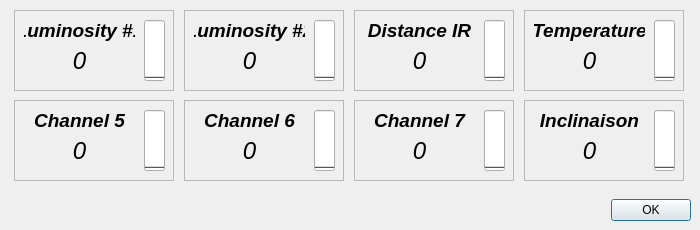
<?xml version="1.0" encoding="UTF-8"?>
<ui version="4.0">
 <class>Dialog</class>
 <widget class="QDialog" name="Dialog">
  <property name="windowModality">
   <enum>Qt::NonModal</enum>
  </property>
  <property name="geometry">
   <rect>
    <x>0</x>
    <y>0</y>
    <width>700</width>
    <height>230</height>
   </rect>
  </property>
  <property name="minimumSize">
   <size>
    <width>700</width>
    <height>230</height>
   </size>
  </property>
  <property name="maximumSize">
   <size>
    <width>700</width>
    <height>230</height>
   </size>
  </property>
  <property name="windowTitle">
   <string>Sensors</string>
  </property>
  <property name="modal">
   <bool>false</bool>
  </property>
  <widget class="QDialogButtonBox" name="buttonBox">
   <property name="geometry">
    <rect>
     <x>370</x>
     <y>190</y>
     <width>321</width>
     <height>41</height>
    </rect>
   </property>
   <property name="orientation">
    <enum>Qt::Horizontal</enum>
   </property>
   <property name="standardButtons">
    <set>QDialogButtonBox::Ok</set>
   </property>
  </widget>
  <widget class="QWidget" name="horizontalLayoutWidget">
   <property name="geometry">
    <rect>
     <x>10</x>
     <y>10</y>
     <width>681</width>
     <height>81</height>
    </rect>
   </property>
   <layout class="QHBoxLayout" name="horizontalLayout">
    <item>
     <widget class="QFrame" name="frame">
      <property name="maximumSize">
       <size>
        <width>160</width>
        <height>16777215</height>
       </size>
      </property>
      <property name="frameShape">
       <enum>QFrame::StyledPanel</enum>
      </property>
      <property name="frameShadow">
       <enum>QFrame::Plain</enum>
      </property>
      <widget class="QLabel" name="label">
       <property name="geometry">
        <rect>
         <x>10</x>
         <y>0</y>
         <width>111</width>
         <height>41</height>
        </rect>
       </property>
       <property name="font">
        <font>
         <pointsize>14</pointsize>
         <weight>75</weight>
         <italic>true</italic>
         <bold>true</bold>
         <underline>false</underline>
        </font>
       </property>
       <property name="text">
        <string>Luminosity #1</string>
       </property>
       <property name="alignment">
        <set>Qt::AlignCenter</set>
       </property>
      </widget>
      <widget class="QLabel" name="label_ch1">
       <property name="geometry">
        <rect>
         <x>10</x>
         <y>30</y>
         <width>111</width>
         <height>41</height>
        </rect>
       </property>
       <property name="font">
        <font>
         <pointsize>18</pointsize>
         <weight>50</weight>
         <italic>true</italic>
         <bold>false</bold>
        </font>
       </property>
       <property name="text">
        <string>0</string>
       </property>
       <property name="alignment">
        <set>Qt::AlignCenter</set>
       </property>
      </widget>
      <widget class="QProgressBar" name="progressBar_ch1">
       <property name="geometry">
        <rect>
         <x>130</x>
         <y>10</y>
         <width>21</width>
         <height>61</height>
        </rect>
       </property>
       <property name="sizePolicy">
        <sizepolicy hsizetype="Fixed" vsizetype="Expanding">
         <horstretch>0</horstretch>
         <verstretch>0</verstretch>
        </sizepolicy>
       </property>
       <property name="value">
        <number>0</number>
       </property>
       <property name="alignment">
        <set>Qt::AlignCenter</set>
       </property>
       <property name="textVisible">
        <bool>false</bool>
       </property>
       <property name="orientation">
        <enum>Qt::Vertical</enum>
       </property>
       <property name="invertedAppearance">
        <bool>false</bool>
       </property>
       <property name="textDirection">
        <enum>QProgressBar::TopToBottom</enum>
       </property>
      </widget>
     </widget>
    </item>
    <item>
     <widget class="QFrame" name="frame_2">
      <property name="maximumSize">
       <size>
        <width>160</width>
        <height>16777215</height>
       </size>
      </property>
      <property name="frameShape">
       <enum>QFrame::StyledPanel</enum>
      </property>
      <property name="frameShadow">
       <enum>QFrame::Plain</enum>
      </property>
      <widget class="QLabel" name="label_2">
       <property name="geometry">
        <rect>
         <x>10</x>
         <y>0</y>
         <width>111</width>
         <height>41</height>
        </rect>
       </property>
       <property name="font">
        <font>
         <pointsize>14</pointsize>
         <weight>75</weight>
         <italic>true</italic>
         <bold>true</bold>
         <underline>false</underline>
        </font>
       </property>
       <property name="text">
        <string>Luminosity #2</string>
       </property>
       <property name="alignment">
        <set>Qt::AlignCenter</set>
       </property>
      </widget>
      <widget class="QLabel" name="label_ch2">
       <property name="geometry">
        <rect>
         <x>10</x>
         <y>30</y>
         <width>111</width>
         <height>41</height>
        </rect>
       </property>
       <property name="font">
        <font>
         <pointsize>18</pointsize>
         <weight>50</weight>
         <italic>true</italic>
         <bold>false</bold>
        </font>
       </property>
       <property name="text">
        <string>0</string>
       </property>
       <property name="alignment">
        <set>Qt::AlignCenter</set>
       </property>
      </widget>
      <widget class="QProgressBar" name="progressBar_ch2">
       <property name="geometry">
        <rect>
         <x>130</x>
         <y>10</y>
         <width>21</width>
         <height>61</height>
        </rect>
       </property>
       <property name="sizePolicy">
        <sizepolicy hsizetype="Fixed" vsizetype="Expanding">
         <horstretch>0</horstretch>
         <verstretch>0</verstretch>
        </sizepolicy>
       </property>
       <property name="value">
        <number>0</number>
       </property>
       <property name="alignment">
        <set>Qt::AlignCenter</set>
       </property>
       <property name="textVisible">
        <bool>false</bool>
       </property>
       <property name="orientation">
        <enum>Qt::Vertical</enum>
       </property>
       <property name="invertedAppearance">
        <bool>false</bool>
       </property>
       <property name="textDirection">
        <enum>QProgressBar::TopToBottom</enum>
       </property>
      </widget>
     </widget>
    </item>
    <item>
     <widget class="QFrame" name="frame_3">
      <property name="maximumSize">
       <size>
        <width>160</width>
        <height>16777215</height>
       </size>
      </property>
      <property name="frameShape">
       <enum>QFrame::StyledPanel</enum>
      </property>
      <property name="frameShadow">
       <enum>QFrame::Plain</enum>
      </property>
      <widget class="QLabel" name="label_3">
       <property name="geometry">
        <rect>
         <x>10</x>
         <y>0</y>
         <width>111</width>
         <height>41</height>
        </rect>
       </property>
       <property name="font">
        <font>
         <pointsize>14</pointsize>
         <weight>75</weight>
         <italic>true</italic>
         <bold>true</bold>
         <underline>false</underline>
        </font>
       </property>
       <property name="text">
        <string>Distance IR</string>
       </property>
       <property name="alignment">
        <set>Qt::AlignCenter</set>
       </property>
      </widget>
      <widget class="QLabel" name="label_ch3">
       <property name="geometry">
        <rect>
         <x>10</x>
         <y>30</y>
         <width>111</width>
         <height>41</height>
        </rect>
       </property>
       <property name="font">
        <font>
         <pointsize>18</pointsize>
         <weight>50</weight>
         <italic>true</italic>
         <bold>false</bold>
        </font>
       </property>
       <property name="text">
        <string>0</string>
       </property>
       <property name="alignment">
        <set>Qt::AlignCenter</set>
       </property>
      </widget>
      <widget class="QProgressBar" name="progressBar_ch3">
       <property name="geometry">
        <rect>
         <x>130</x>
         <y>10</y>
         <width>21</width>
         <height>61</height>
        </rect>
       </property>
       <property name="sizePolicy">
        <sizepolicy hsizetype="Fixed" vsizetype="Expanding">
         <horstretch>0</horstretch>
         <verstretch>0</verstretch>
        </sizepolicy>
       </property>
       <property name="value">
        <number>0</number>
       </property>
       <property name="alignment">
        <set>Qt::AlignCenter</set>
       </property>
       <property name="textVisible">
        <bool>false</bool>
       </property>
       <property name="orientation">
        <enum>Qt::Vertical</enum>
       </property>
       <property name="invertedAppearance">
        <bool>false</bool>
       </property>
       <property name="textDirection">
        <enum>QProgressBar::TopToBottom</enum>
       </property>
      </widget>
     </widget>
    </item>
    <item>
     <widget class="QFrame" name="frame_4">
      <property name="maximumSize">
       <size>
        <width>160</width>
        <height>16777215</height>
       </size>
      </property>
      <property name="frameShape">
       <enum>QFrame::StyledPanel</enum>
      </property>
      <property name="frameShadow">
       <enum>QFrame::Plain</enum>
      </property>
      <widget class="QLabel" name="label_4">
       <property name="geometry">
        <rect>
         <x>10</x>
         <y>0</y>
         <width>111</width>
         <height>41</height>
        </rect>
       </property>
       <property name="font">
        <font>
         <pointsize>14</pointsize>
         <weight>75</weight>
         <italic>true</italic>
         <bold>true</bold>
         <underline>false</underline>
        </font>
       </property>
       <property name="text">
        <string>Temperature</string>
       </property>
       <property name="alignment">
        <set>Qt::AlignCenter</set>
       </property>
      </widget>
      <widget class="QLabel" name="label_ch4">
       <property name="geometry">
        <rect>
         <x>10</x>
         <y>30</y>
         <width>111</width>
         <height>41</height>
        </rect>
       </property>
       <property name="font">
        <font>
         <pointsize>18</pointsize>
         <weight>50</weight>
         <italic>true</italic>
         <bold>false</bold>
        </font>
       </property>
       <property name="text">
        <string>0</string>
       </property>
       <property name="alignment">
        <set>Qt::AlignCenter</set>
       </property>
      </widget>
      <widget class="QProgressBar" name="progressBar_ch4">
       <property name="geometry">
        <rect>
         <x>130</x>
         <y>10</y>
         <width>21</width>
         <height>61</height>
        </rect>
       </property>
       <property name="sizePolicy">
        <sizepolicy hsizetype="Fixed" vsizetype="Expanding">
         <horstretch>0</horstretch>
         <verstretch>0</verstretch>
        </sizepolicy>
       </property>
       <property name="value">
        <number>0</number>
       </property>
       <property name="alignment">
        <set>Qt::AlignCenter</set>
       </property>
       <property name="textVisible">
        <bool>false</bool>
       </property>
       <property name="orientation">
        <enum>Qt::Vertical</enum>
       </property>
       <property name="invertedAppearance">
        <bool>false</bool>
       </property>
       <property name="textDirection">
        <enum>QProgressBar::TopToBottom</enum>
       </property>
      </widget>
     </widget>
    </item>
   </layout>
  </widget>
  <widget class="QWidget" name="horizontalLayoutWidget_2">
   <property name="geometry">
    <rect>
     <x>10</x>
     <y>100</y>
     <width>681</width>
     <height>81</height>
    </rect>
   </property>
   <layout class="QHBoxLayout" name="horizontalLayout_2">
    <item>
     <widget class="QFrame" name="frame_5">
      <property name="maximumSize">
       <size>
        <width>160</width>
        <height>16777215</height>
       </size>
      </property>
      <property name="frameShape">
       <enum>QFrame::StyledPanel</enum>
      </property>
      <property name="frameShadow">
       <enum>QFrame::Plain</enum>
      </property>
      <widget class="QLabel" name="label_5">
       <property name="geometry">
        <rect>
         <x>10</x>
         <y>0</y>
         <width>111</width>
         <height>41</height>
        </rect>
       </property>
       <property name="font">
        <font>
         <pointsize>14</pointsize>
         <weight>75</weight>
         <italic>true</italic>
         <bold>true</bold>
         <underline>false</underline>
        </font>
       </property>
       <property name="text">
        <string>Channel 5</string>
       </property>
       <property name="alignment">
        <set>Qt::AlignCenter</set>
       </property>
      </widget>
      <widget class="QLabel" name="label_ch5">
       <property name="geometry">
        <rect>
         <x>10</x>
         <y>30</y>
         <width>111</width>
         <height>41</height>
        </rect>
       </property>
       <property name="font">
        <font>
         <pointsize>18</pointsize>
         <weight>50</weight>
         <italic>true</italic>
         <bold>false</bold>
        </font>
       </property>
       <property name="text">
        <string>0</string>
       </property>
       <property name="alignment">
        <set>Qt::AlignCenter</set>
       </property>
      </widget>
      <widget class="QProgressBar" name="progressBar_ch5">
       <property name="geometry">
        <rect>
         <x>130</x>
         <y>10</y>
         <width>21</width>
         <height>61</height>
        </rect>
       </property>
       <property name="sizePolicy">
        <sizepolicy hsizetype="Fixed" vsizetype="Expanding">
         <horstretch>0</horstretch>
         <verstretch>0</verstretch>
        </sizepolicy>
       </property>
       <property name="value">
        <number>0</number>
       </property>
       <property name="alignment">
        <set>Qt::AlignCenter</set>
       </property>
       <property name="textVisible">
        <bool>false</bool>
       </property>
       <property name="orientation">
        <enum>Qt::Vertical</enum>
       </property>
       <property name="invertedAppearance">
        <bool>false</bool>
       </property>
       <property name="textDirection">
        <enum>QProgressBar::TopToBottom</enum>
       </property>
      </widget>
     </widget>
    </item>
    <item>
     <widget class="QFrame" name="frame_6">
      <property name="maximumSize">
       <size>
        <width>160</width>
        <height>16777215</height>
       </size>
      </property>
      <property name="frameShape">
       <enum>QFrame::StyledPanel</enum>
      </property>
      <property name="frameShadow">
       <enum>QFrame::Plain</enum>
      </property>
      <widget class="QLabel" name="label_6">
       <property name="geometry">
        <rect>
         <x>10</x>
         <y>0</y>
         <width>111</width>
         <height>41</height>
        </rect>
       </property>
       <property name="font">
        <font>
         <pointsize>14</pointsize>
         <weight>75</weight>
         <italic>true</italic>
         <bold>true</bold>
         <underline>false</underline>
        </font>
       </property>
       <property name="text">
        <string>Channel 6</string>
       </property>
       <property name="alignment">
        <set>Qt::AlignCenter</set>
       </property>
      </widget>
      <widget class="QLabel" name="label_ch6">
       <property name="geometry">
        <rect>
         <x>10</x>
         <y>30</y>
         <width>111</width>
         <height>41</height>
        </rect>
       </property>
       <property name="font">
        <font>
         <pointsize>18</pointsize>
         <weight>50</weight>
         <italic>true</italic>
         <bold>false</bold>
        </font>
       </property>
       <property name="text">
        <string>0</string>
       </property>
       <property name="alignment">
        <set>Qt::AlignCenter</set>
       </property>
      </widget>
      <widget class="QProgressBar" name="progressBar_ch6">
       <property name="geometry">
        <rect>
         <x>130</x>
         <y>10</y>
         <width>21</width>
         <height>61</height>
        </rect>
       </property>
       <property name="sizePolicy">
        <sizepolicy hsizetype="Fixed" vsizetype="Expanding">
         <horstretch>0</horstretch>
         <verstretch>0</verstretch>
        </sizepolicy>
       </property>
       <property name="value">
        <number>0</number>
       </property>
       <property name="alignment">
        <set>Qt::AlignCenter</set>
       </property>
       <property name="textVisible">
        <bool>false</bool>
       </property>
       <property name="orientation">
        <enum>Qt::Vertical</enum>
       </property>
       <property name="invertedAppearance">
        <bool>false</bool>
       </property>
       <property name="textDirection">
        <enum>QProgressBar::TopToBottom</enum>
       </property>
      </widget>
     </widget>
    </item>
    <item>
     <widget class="QFrame" name="frame_7">
      <property name="maximumSize">
       <size>
        <width>160</width>
        <height>16777215</height>
       </size>
      </property>
      <property name="frameShape">
       <enum>QFrame::StyledPanel</enum>
      </property>
      <property name="frameShadow">
       <enum>QFrame::Plain</enum>
      </property>
      <widget class="QLabel" name="label_7">
       <property name="geometry">
        <rect>
         <x>10</x>
         <y>0</y>
         <width>111</width>
         <height>41</height>
        </rect>
       </property>
       <property name="font">
        <font>
         <pointsize>14</pointsize>
         <weight>75</weight>
         <italic>true</italic>
         <bold>true</bold>
         <underline>false</underline>
        </font>
       </property>
       <property name="text">
        <string>Channel 7</string>
       </property>
       <property name="alignment">
        <set>Qt::AlignCenter</set>
       </property>
      </widget>
      <widget class="QLabel" name="label_ch7">
       <property name="geometry">
        <rect>
         <x>10</x>
         <y>30</y>
         <width>111</width>
         <height>41</height>
        </rect>
       </property>
       <property name="font">
        <font>
         <pointsize>18</pointsize>
         <weight>50</weight>
         <italic>true</italic>
         <bold>false</bold>
        </font>
       </property>
       <property name="text">
        <string>0</string>
       </property>
       <property name="alignment">
        <set>Qt::AlignCenter</set>
       </property>
      </widget>
      <widget class="QProgressBar" name="progressBar_ch7">
       <property name="geometry">
        <rect>
         <x>130</x>
         <y>10</y>
         <width>21</width>
         <height>61</height>
        </rect>
       </property>
       <property name="sizePolicy">
        <sizepolicy hsizetype="Fixed" vsizetype="Expanding">
         <horstretch>0</horstretch>
         <verstretch>0</verstretch>
        </sizepolicy>
       </property>
       <property name="value">
        <number>0</number>
       </property>
       <property name="alignment">
        <set>Qt::AlignCenter</set>
       </property>
       <property name="textVisible">
        <bool>false</bool>
       </property>
       <property name="orientation">
        <enum>Qt::Vertical</enum>
       </property>
       <property name="invertedAppearance">
        <bool>false</bool>
       </property>
       <property name="textDirection">
        <enum>QProgressBar::TopToBottom</enum>
       </property>
      </widget>
     </widget>
    </item>
    <item>
     <widget class="QFrame" name="frame_8">
      <property name="maximumSize">
       <size>
        <width>160</width>
        <height>16777215</height>
       </size>
      </property>
      <property name="frameShape">
       <enum>QFrame::StyledPanel</enum>
      </property>
      <property name="frameShadow">
       <enum>QFrame::Plain</enum>
      </property>
      <widget class="QLabel" name="label_8">
       <property name="geometry">
        <rect>
         <x>10</x>
         <y>0</y>
         <width>111</width>
         <height>41</height>
        </rect>
       </property>
       <property name="font">
        <font>
         <pointsize>14</pointsize>
         <weight>75</weight>
         <italic>true</italic>
         <bold>true</bold>
         <underline>false</underline>
        </font>
       </property>
       <property name="text">
        <string>Inclinaison</string>
       </property>
       <property name="alignment">
        <set>Qt::AlignCenter</set>
       </property>
      </widget>
      <widget class="QLabel" name="label_ch8">
       <property name="geometry">
        <rect>
         <x>10</x>
         <y>30</y>
         <width>111</width>
         <height>41</height>
        </rect>
       </property>
       <property name="font">
        <font>
         <pointsize>18</pointsize>
         <weight>50</weight>
         <italic>true</italic>
         <bold>false</bold>
        </font>
       </property>
       <property name="text">
        <string>0</string>
       </property>
       <property name="alignment">
        <set>Qt::AlignCenter</set>
       </property>
      </widget>
      <widget class="QProgressBar" name="progressBar_ch8">
       <property name="geometry">
        <rect>
         <x>130</x>
         <y>10</y>
         <width>21</width>
         <height>61</height>
        </rect>
       </property>
       <property name="sizePolicy">
        <sizepolicy hsizetype="Fixed" vsizetype="Expanding">
         <horstretch>0</horstretch>
         <verstretch>0</verstretch>
        </sizepolicy>
       </property>
       <property name="value">
        <number>0</number>
       </property>
       <property name="alignment">
        <set>Qt::AlignCenter</set>
       </property>
       <property name="textVisible">
        <bool>false</bool>
       </property>
       <property name="orientation">
        <enum>Qt::Vertical</enum>
       </property>
       <property name="invertedAppearance">
        <bool>false</bool>
       </property>
       <property name="textDirection">
        <enum>QProgressBar::TopToBottom</enum>
       </property>
      </widget>
     </widget>
    </item>
   </layout>
  </widget>
 </widget>
 <resources>
  <include location="resources.qrc"/>
 </resources>
 <connections>
  <connection>
   <sender>buttonBox</sender>
   <signal>accepted()</signal>
   <receiver>Dialog</receiver>
   <slot>accept()</slot>
   <hints>
    <hint type="sourcelabel">
     <x>248</x>
     <y>254</y>
    </hint>
    <hint type="destinationlabel">
     <x>157</x>
     <y>274</y>
    </hint>
   </hints>
  </connection>
  <connection>
   <sender>buttonBox</sender>
   <signal>rejected()</signal>
   <receiver>Dialog</receiver>
   <slot>reject()</slot>
   <hints>
    <hint type="sourcelabel">
     <x>316</x>
     <y>260</y>
    </hint>
    <hint type="destinationlabel">
     <x>286</x>
     <y>274</y>
    </hint>
   </hints>
  </connection>
 </connections>
</ui>
